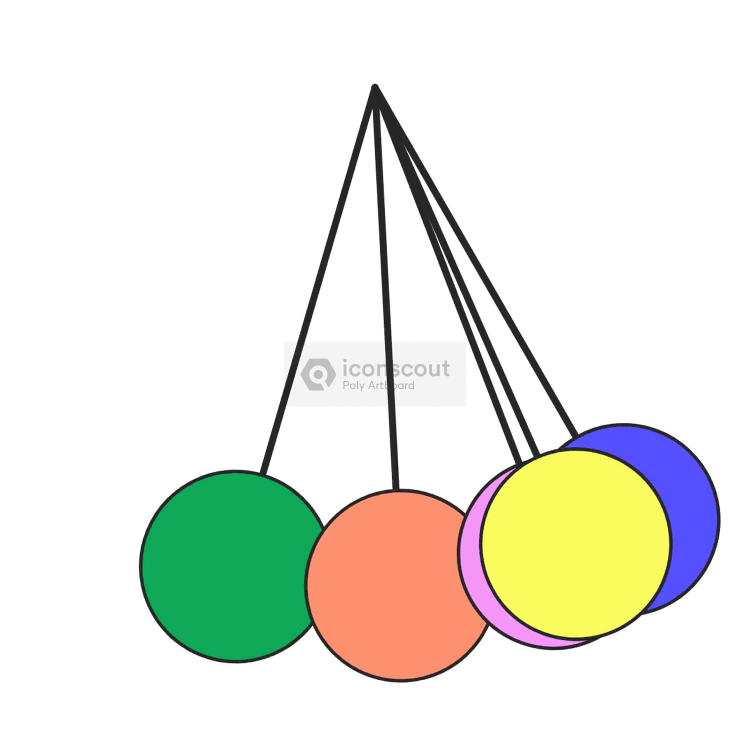
#> input picture frame 9 of MONGA/movingball.mp4, 1500 x 1500 px (shown at 1/2 size)
$ python movingball.py
#> lines starting #> are read from the running program, lines starting #| are printed output that depends on the picture; after the words box and inside, x2 and y2 are one past the last pixel; in counts of white or black regions, pixels touching at a corner belong together
import cv2

cap = cv2.VideoCapture(r"movingball.mp4")

mog = cv2.createBackgroundSubtractorMOG2()


while cap.isOpened():
    ret, gray = cap.read()
#> gray is the input picture: shape (1500, 1500, 3); mean B, G, R 224.5, 234.1, 232.4

    fgmask = mog.apply(gray)
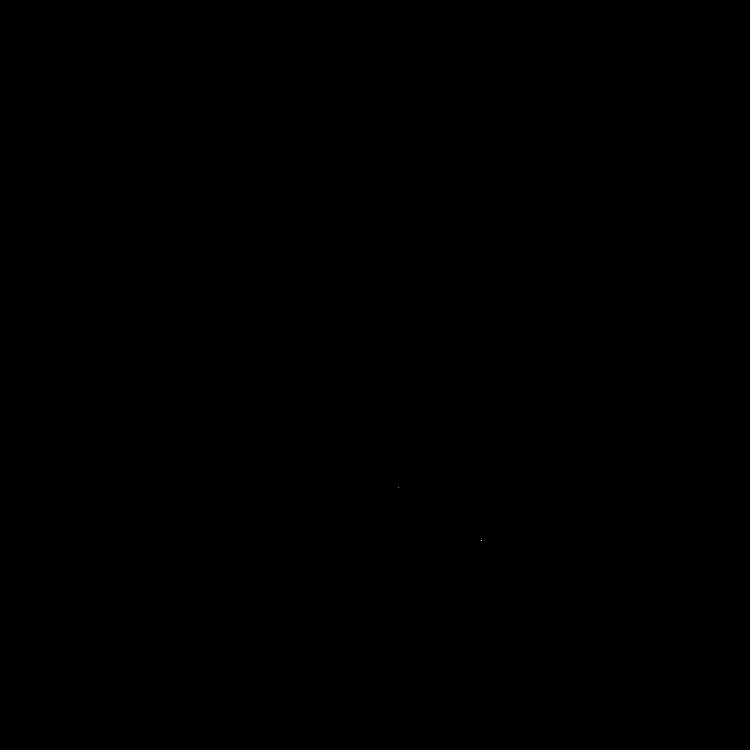
#> fgmask: shape (1500, 1500) (shown at 1/2 size); values 127 (black) and 255 (white), 0% white in thin lines or dots, all inside (x1, y1, x2, y2) = (797, 975, 964, 1082)


    if ret:
        resizedFgmask = cv2.resize(fgmask, None, fx = 0.5, fy = 0.5)
        cv2.imshow("foreground", resizedFgmask)
    else:
       print('no video')
       cap.set(cv2.CAP_PROP_POS_FRAMES, 0)
       continue

    if cv2.waitKey(1) == ord('q'):
#> (key q is pressed here)
        break

cv2.destroyAllWindows()
